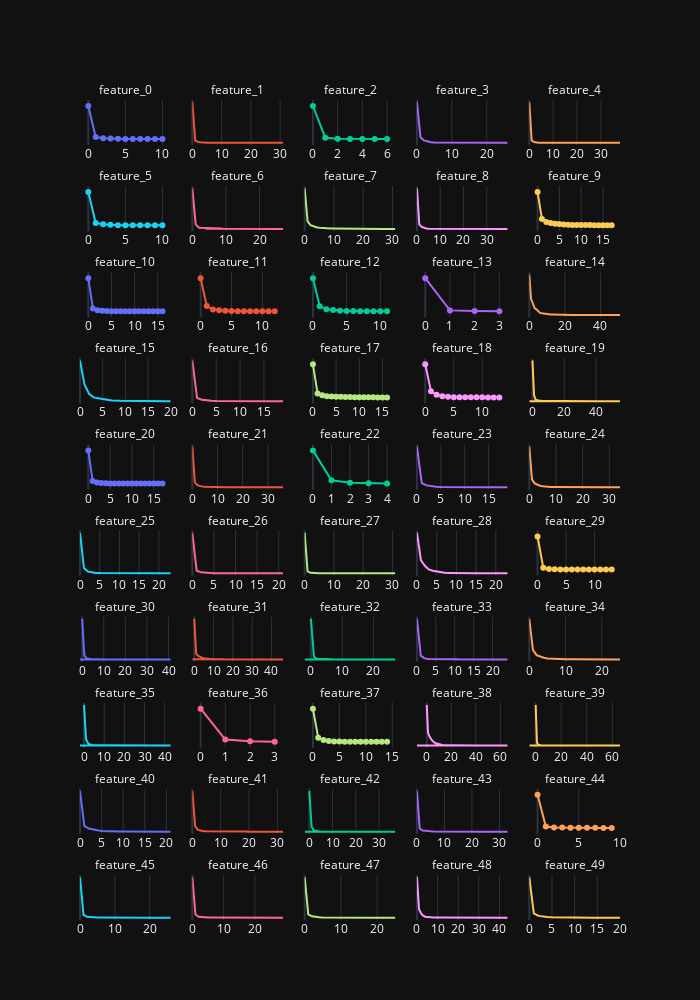

The cell this chart's notebook holds for it:
### Markdown cell above
<h3>Features Distribution</h3>

### Code cell
fig = make_subplots(
    rows=10,
    cols=5,
    subplot_titles=data_train.columns,
    # shared_xaxes=True
)

# Add traces
columns = data_train.drop('target', axis=1).columns.tolist()

for row in range(10):
    for col in range(5):
        column = columns.pop(0)
        to_plot = data_train[column].value_counts()

        fig.add_trace(go.Scatter(
            x = to_plot.index,
            y = to_plot.values,
            name = column
        ), col=col%5 + 1, row=row+1)

        fig.update_yaxes(title='y', visible=False, showticklabels=False)

        if(col%5 + 1 == 5):
            break

fig.update_layout(
    height=1000,
    width=700,
    showlegend=False,
    template='plotly_dark',
)
fig.update_annotations(font_size=12)

### Figure 1 — Plotly figure (JSON) as saved in the notebook; plotly's stock layout.template omitted (floating-point values rounded to 4 significant figures)
{"data": [{"name": "feature_0", "type": "scatter", "x": [0, 1, 2, 3, 4, 5, 6, 7, 8, 9, 10], "xaxis": "x", "y": [88473, 5632, 2536, 1292, 760, 545, 291, 199, 170, 81, 21], "yaxis": "y"}, {"name": "feature_1", "type": "scatter", "x": [0, 1, 2, 3, 4, 5, 6, 7, 8, 9, 10, 11, 13, 12, 14, 15, 16, 17, 18, 19, 21, 20, 22, 23, 25, 24, 27, 26, 28, 29, 31], "xaxis": "x2", "y": [89014, 4924, 1838, 783, 501, 369, 359, 333, 328, 261, 214, 162, 145, 122, 113, 98, 89, 70, 47, 42, 37, 32, 25, 24, 17, 16, 13, 12, 6, 5, 1], "yaxis": "y2"}, {"name": "feature_2", "type": "scatter", "x": [0, 1, 2, 3, 4, 5, 6], "xaxis": "x3", "y": [93492, 3889, 1306, 610, 442, 252, 9], "yaxis": "y3"}, {"name": "feature_3", "type": "scatter", "x": [0, 1, 2, 3, 4, 5, 6, 7, 8, 9, 10, 11, 12, 13, 14, 16, 15, 17, 18, 19, 20, 22, 21, 24, 23, 26], "xaxis": "x4", "y": [78107, 10882, 4664, 2144, 1076, 648, 557, 372, 253, 226, 207, 162, 124, 95, 87, 76, 75, 63, 44, 42, 33, 24, 17, 10, 9, 3], "yaxis": "y4"}, {"name": "feature_4", "type": "scatter", "x": [0, 1, 2, 3, 4, 13, 14, 15, 12, 16, 11, 17, 5, 10, 6, 18, 7, 9, 8, 19, 20, 21, 23, 22, 25, 24, 27, 26, 28, 30, 29, 31, 33, 32, 34, 38, 35, 37], "xaxis": "x5", "y": [88381, 5261, 1798, 781, 459, 255, 227, 224, 213, 211, 205, 192, 185, 168, 160, 159, 153, 150, 147, 123, 91, 86, 60, 58, 40, 39, 36, 31, 25, 16, 16, 15, 15, 8, 8, 2, 1, 1], "yaxis": "y5"}, {"name": "feature_5", "type": "scatter", "x": [0, 1, 2, 3, 4, 5, 6, 7, 8, 9, 10], "xaxis": "x6", "y": [90247, 5915, 2495, 877, 171, 104, 68, 64, 46, 12, 1], "yaxis": "y6"}, {"name": "feature_6", "type": "scatter", "x": [0, 1, 2, 7, 3, 6, 8, 9, 4, 5, 10, 11, 12, 13, 16, 14, 15, 17, 18, 19, 20, 21, 22, 23, 24, 25, 26, 27], "xaxis": "x7", "y": [80875, 9102, 2467, 1071, 998, 897, 823, 750, 612, 556, 449, 331, 254, 172, 93, 93, 89, 82, 71, 65, 54, 33, 29, 16, 7, 5, 3, 3], "yaxis": "y7"}, {"name": "feature_7", "type": "scatter", "x": [0, 1, 2, 3, 4, 5, 6, 7, 8, 9, 10, 11, 12, 13, 14, 15, 17, 16, 18, 19, 20, 21, 22, 23, 24, 25, 27, 26, 28, 29, 30, 31], "xaxis": "x8", "y": [65560, 12407, 6169, 4297, 2866, 2028, 1465, 1077, 969, 656, 524, 435, 337, 251, 222, 157, 128, 127, 86, 58, 52, 43, 24, 17, 16, 10, 8, 6, 2, 1, 1, 1], "yaxis": "y8"}, {"name": "feature_8", "type": "scatter", "x": [0, 1, 2, 3, 4, 5, 6, 7, 8, 18, 19, 15, 14, 20, 16, 13, 17, 12, 21, 9, 23, 22, 24, 11, 10, 25, 27, 26, 28, 29, 30, 31, 32, 33, 36, 34, 39], "xaxis": "x9", "y": [80046, 9156, 3905, 1840, 748, 332, 300, 282, 211, 206, 194, 192, 189, 189, 188, 175, 172, 171, 163, 159, 154, 147, 145, 139, 123, 116, 94, 93, 60, 38, 31, 25, 10, 3, 2, 1, 1], "yaxis": "y9"}, {"name": "feature_9", "type": "scatter", "x": [0, 1, 2, 3, 4, 5, 6, 7, 8, 9, 10, 11, 12, 13, 14, 15, 16, 17], "xaxis": "x10", "y": [66927, 12735, 6643, 4557, 3011, 2213, 1333, 769, 588, 345, 288, 235, 184, 90, 58, 20, 2, 2], "yaxis": "y10"}, {"name": "feature_10", "type": "scatter", "x": [0, 1, 2, 3, 4, 5, 6, 7, 8, 9, 10, 11, 12, 13, 14, 15, 16], "xaxis": "x11", "y": [86390, 7177, 2722, 1394, 734, 442, 264, 224, 188, 168, 147, 73, 40, 24, 10, 2, 1], "yaxis": "y11"}, {"name": "feature_11", "type": "scatter", "x": [0, 1, 2, 3, 4, 5, 6, 7, 8, 9, 10, 11, 12], "xaxis": "x12", "y": [78382, 12797, 4091, 2206, 1232, 577, 338, 201, 88, 64, 15, 8, 1], "yaxis": "y12"}, {"name": "feature_12", "type": "scatter", "x": [0, 1, 2, 3, 4, 5, 6, 7, 8, 9, 10, 11], "xaxis": "x13", "y": [77414, 12033, 4563, 2758, 1514, 723, 430, 253, 166, 103, 36, 7], "yaxis": "y13"}, {"name": "feature_13", "type": "scatter", "x": [0, 1, 2, 3], "xaxis": "x14", "y": [94912, 3082, 1535, 471], "yaxis": "y14"}, {"name": "feature_14", "type": "scatter", "x": [0, 1, 2, 3, 4, 5, 6, 7, 8, 9, 10, 11, 12, 13, 14, 15, 16, 17, 18, 21, 19, 22, 23, 20, 24, 26, 25, 27, 29, 28, 30, 31, 34, 32, 33, 37, 35, 39, 36, 38, 40, 41, 42, 45, 43, 44, 47, 46, 48, 49, 50, 51], "xaxis": "x15", "y": [41753, 16663, 11870, 7078, 5891, 3480, 2189, 1963, 1601, 1221, 921, 708, 622, 577, 465, 396, 266, 229, 218, 179, 175, 162, 161, 158, 121, 113, 92, 82, 74, 73, 59, 52, 43, 39, 38, 35, 34, 30, 29, 28, 23, 19, 18, 14, 13, 8, 5, 4, 3, 3, 1, 1], "yaxis": "y15"}, {"name": "feature_15", "type": "scatter", "x": [0, 1, 2, 3, 4, 5, 6, 7, 9, 8, 10, 11, 13, 12, 14, 15, 16, 17, 18, 19, 20], "xaxis": "x16", "y": [52996, 21370, 9654, 4913, 3783, 2559, 1322, 917, 541, 530, 432, 297, 153, 132, 122, 97, 77, 62, 28, 14, 1], "yaxis": "y16"}, {"name": "feature_16", "type": "scatter", "x": [0, 1, 2, 3, 4, 5, 6, 7, 8, 9, 10, 11, 12, 13, 14, 15, 16, 17, 18, 19], "xaxis": "x17", "y": [85681, 6703, 3126, 1595, 907, 567, 377, 243, 205, 160, 110, 100, 79, 55, 42, 27, 14, 6, 2, 1], "yaxis": "y17"}, {"name": "feature_17", "type": "scatter", "x": [0, 1, 2, 3, 4, 6, 5, 7, 8, 9, 10, 11, 12, 13, 14, 15, 16], "xaxis": "x18", "y": [75778, 9197, 4806, 2893, 1844, 1336, 1199, 1149, 709, 395, 235, 195, 137, 73, 46, 5, 3], "yaxis": "y18"}, {"name": "feature_18", "type": "scatter", "x": [0, 1, 2, 3, 4, 5, 6, 7, 8, 9, 10, 11, 12, 13], "xaxis": "x19", "y": [75009, 13971, 5991, 2364, 1293, 581, 292, 201, 83, 80, 65, 43, 17, 10], "yaxis": "y19"}, {"name": "feature_19", "type": "scatter", "x": [0, 1, 2, 3, 4, 6, 5, 7, 8, 10, 9, 11, 12, 13, 14, 15, 16, 17, 18, 19, 20, 21, 22, 23, 24, 25, 28, 26, 27, 29, 31, 30, 32, 33, 34, 35, 36, 37, 38, 40, 42, 41, 39, 46, 49, 45, 44, 43, 50, 52, 53, 51, 47, 48, 54, 55, -2, -1], "xaxis": "x20", "y": [74665, 10745, 2814, 1192, 831, 820, 797, 723, 677, 676, 614, 584, 547, 523, 430, 388, 321, 285, 265, 223, 195, 183, 175, 155, 139, 128, 118, 115, 80, 78, 70, 66, 53, 50, 37, 28, 23, 22, 22, 17, 17, 16, 15, 9, 9, 8, 7, 7, 6, 6, 6, 5, 4, 3, 3, 3, 1, 1], "yaxis": "y20"}, {"name": "feature_20", "type": "scatter", "x": [0, 1, 2, 3, 4, 5, 6, 7, 8, 9, 10, 11, 12, 13, 14, 15, 16, 17], "xaxis": "x21", "y": [88182, 6794, 2366, 1084, 526, 312, 238, 158, 103, 85, 58, 39, 27, 12, 9, 4, 2, 1], "yaxis": "y21"}, {"name": "feature_21", "type": "scatter", "x": [0, 1, 2, 3, 4, 5, 6, 7, 8, 9, 10, 11, 12, 13, 14, 15, 16, 17, 19, 18, 20, 21, 22, 23, 24, 29, 26, 25, 30, 33, 28, 27, 32, 35, 34, 36], "xaxis": "x22", "y": [79272, 9410, 4141, 2098, 1206, 750, 507, 434, 376, 352, 255, 212, 140, 118, 106, 102, 99, 73, 69, 67, 65, 35, 28, 21, 14, 12, 7, 6, 5, 5, 4, 3, 3, 3, 1, 1], "yaxis": "y22"}, {"name": "feature_22", "type": "scatter", "x": [0, 1, 2, 3, 4], "xaxis": "x23", "y": [87150, 9028, 2401, 1040, 381], "yaxis": "y23"}, {"name": "feature_23", "type": "scatter", "x": [0, 1, 2, 3, 4, 5, 6, 7, 8, 9, 10, 12, 11, 13, 14, 15, 16, 17, 19, 18], "xaxis": "x24", "y": [83021, 8480, 3767, 1959, 957, 593, 374, 252, 166, 127, 101, 49, 48, 40, 30, 16, 10, 7, 2, 1], "yaxis": "y24"}, {"name": "feature_24", "type": "scatter", "x": [0, 1, 2, 3, 4, 5, 6, 7, 8, 9, 10, 11, 12, 13, 14, 15, 16, 17, 18, 20, 19, 21, 22, 23, 25, 24, 27, 26, 28, 29, 30, 31, 33, 32, 34], "xaxis": "x25", "y": [67716, 13037, 6538, 3983, 2578, 1594, 949, 648, 506, 391, 316, 267, 227, 208, 187, 168, 138, 118, 105, 72, 69, 47, 40, 29, 17, 15, 12, 11, 3, 3, 2, 2, 2, 1, 1], "yaxis": "y25"}, {"name": "feature_25", "type": "scatter", "x": [0, 1, 2, 3, 4, 5, 6, 7, 8, 9, 10, 11, 12, 13, 14, 15, 16, 17, 18, 19, 20, 21, 23], "xaxis": "x26", "y": [81226, 10893, 3669, 1572, 846, 456, 338, 192, 173, 149, 134, 98, 70, 37, 34, 30, 21, 18, 15, 14, 9, 3, 3], "yaxis": "y26"}, {"name": "feature_26", "type": "scatter", "x": [0, 1, 2, 3, 4, 5, 6, 7, 8, 9, 11, 10, 12, 13, 14, 15, 16, 18, 17, 19, 20, 21], "xaxis": "x27", "y": [88161, 5792, 2164, 1044, 667, 381, 318, 265, 228, 161, 156, 138, 138, 118, 80, 69, 50, 29, 26, 12, 2, 1], "yaxis": "y27"}, {"name": "feature_27", "type": "scatter", "x": [0, 1, 2, 3, 4, 5, 7, 6, 8, 10, 11, 9, 13, 12, 14, 15, 16, 17, 19, 20, 18, 25, 21, 24, 22, 23, 27, 26, 29, 30, 31, 28], "xaxis": "x28", "y": [91241, 4509, 1230, 605, 447, 309, 261, 256, 193, 133, 132, 120, 97, 90, 64, 54, 47, 46, 30, 30, 26, 15, 14, 10, 9, 8, 7, 6, 4, 3, 3, 1], "yaxis": "y28"}, {"name": "feature_28", "type": "scatter", "x": [0, 1, 2, 3, 4, 5, 6, 7, 8, 9, 10, 11, 12, 13, 14, 15, 16, 17, 18, 19, 20, 21, 22, 23], "xaxis": "x29", "y": [56269, 18193, 10418, 5354, 3630, 2619, 1312, 704, 540, 320, 200, 128, 88, 66, 43, 31, 25, 18, 17, 12, 6, 4, 2, 1], "yaxis": "y29"}, {"name": "feature_29", "type": "scatter", "x": [0, 1, 2, 3, 4, 5, 6, 7, 8, 9, 10, 11, 12, 13], "xaxis": "x30", "y": [91351, 5090, 1776, 706, 342, 240, 168, 136, 100, 58, 22, 5, 3, 3], "yaxis": "y30"}, {"name": "feature_30", "type": "scatter", "x": [0, 1, 2, 3, 4, 5, 6, 7, 8, 9, 10, 11, 21, 18, 17, 12, 22, 30, 28, 20, 15, 19, 27, 29, 31, 25, 26, 14, 32, 13, 24, 16, 23, 35, 33, 39, 40, 34, 36, 37, 38, 41, -1], "xaxis": "x31", "y": [86421, 8519, 2409, 901, 462, 380, 242, 180, 126, 84, 55, 32, 14, 13, 11, 11, 11, 10, 9, 9, 8, 8, 8, 7, 7, 7, 7, 7, 6, 6, 6, 5, 4, 3, 2, 2, 2, 1, 1, 1, 1, 1, 1], "yaxis": "y31"}, {"name": "feature_31", "type": "scatter", "x": [0, 1, 2, 3, 4, 5, 6, 7, 8, 9, 10, 11, 12, 14, 13, 15, -1, 16, 17, 18, 20, 19, 21, 22, 24, 23, 26, 27, 25, 31, 28, 29, 30, 33, 35, 32, 36, 34, 39, 37, 38, 41, 40, 46, 42, 43], "xaxis": "x32", "y": [67896, 9348, 5911, 3856, 3020, 2192, 1437, 1210, 945, 708, 537, 403, 336, 289, 279, 240, 199, 190, 168, 127, 109, 95, 77, 70, 50, 47, 35, 32, 30, 24, 22, 19, 16, 13, 13, 12, 11, 7, 6, 5, 5, 5, 2, 2, 1, 1], "yaxis": "y32"}, {"name": "feature_32", "type": "scatter", "x": [0, 1, 2, 3, 4, 5, 6, 7, 8, 15, 13, 9, 14, 17, 12, 10, 16, 11, 19, 18, 21, 20, 23, 24, 22, 25, 26, -1, 27, -2], "xaxis": "x33", "y": [90417, 5402, 1344, 839, 472, 314, 264, 159, 110, 68, 62, 62, 59, 57, 55, 50, 45, 42, 41, 35, 25, 23, 16, 13, 12, 6, 3, 3, 1, 1], "yaxis": "y33"}, {"name": "feature_33", "type": "scatter", "x": [0, 1, 2, 3, 11, 12, 4, 10, 7, 6, 8, 9, 13, 5, 14, 16, 15, 17, 19, 18, 20, 21, 22, 23, 24], "xaxis": "x34", "y": [84413, 7875, 2155, 821, 622, 599, 548, 375, 359, 335, 325, 310, 308, 277, 152, 113, 97, 88, 78, 64, 39, 24, 13, 7, 3], "yaxis": "y34"}, {"name": "feature_34", "type": "scatter", "x": [0, 1, 2, 3, 4, 5, 6, 7, 8, 9, 10, 11, 12, 13, 14, 15, 16, 17, 18, 19, 20, 21, 22, 23, 24, 25], "xaxis": "x35", "y": [63959, 15112, 6845, 4562, 2749, 1632, 1142, 803, 637, 494, 372, 283, 243, 207, 196, 169, 151, 125, 101, 69, 61, 34, 26, 14, 11, 3], "yaxis": "y35"}, {"name": "feature_35", "type": "scatter", "x": [0, 1, 2, 3, 4, 5, 7, 8, 9, 6, 10, 11, 12, 13, 14, 15, 16, 19, 18, 17, 20, 21, 22, 23, 24, 25, 27, 26, 28, 29, 30, 33, 31, 32, 38, 37, 34, 35, 36, 39, 40, 41, 43, -2], "xaxis": "x36", "y": [75885, 11623, 4290, 1832, 1067, 729, 467, 449, 433, 418, 360, 356, 273, 250, 234, 194, 170, 134, 131, 127, 96, 84, 68, 67, 53, 43, 32, 26, 21, 21, 16, 10, 10, 7, 6, 4, 3, 2, 2, 2, 2, 1, 1, 1], "yaxis": "y36"}, {"name": "feature_36", "type": "scatter", "x": [0, 1, 2, 3], "xaxis": "x37", "y": [91136, 6585, 1769, 510], "yaxis": "y37"}, {"name": "feature_37", "type": "scatter", "x": [0, 1, 2, 3, 4, 5, 6, 7, 8, 9, 10, 11, 12, 13, 14], "xaxis": "x38", "y": [80825, 9850, 4627, 2047, 1021, 633, 423, 223, 160, 83, 45, 25, 17, 12, 9], "yaxis": "y38"}, {"name": "feature_38", "type": "scatter", "x": [0, 1, 2, 3, 4, 5, 6, 7, 8, 9, 10, 11, 12, 13, 14, 15, 16, 17, 18, 19, 20, 21, 22, 23, 26, 25, 29, 24, 27, 28, 30, 31, 32, 33, 35, 34, 36, 37, 38, 41, 45, 39, 47, 40, 43, 48, 42, 50, 49, 51, 53, 55, 56, 46, 44, 54, 60, 59, 57, 61, 52, 58, -2, -1, 63, 62, -3, -5, -8, 65, 66], "xaxis": "x39", "y": [42216, 13688, 9798, 7143, 5807, 4373, 3226, 2636, 2161, 1606, 1146, 969, 742, 579, 389, 375, 316, 283, 257, 201, 182, 140, 127, 126, 123, 118, 109, 101, 95, 91, 90, 87, 77, 68, 55, 52, 50, 45, 30, 26, 24, 24, 22, 22, 18, 18, 16, 15, 13, 13, 12, 11, 10, 9, 9, 8, 7, 7, 6, 6, 5, 5, 4, 3, 3, 2, 1, 1, 1, 1, 1], "yaxis": "y39"}, {"name": "feature_39", "type": "scatter", "x": [0, 1, 2, 3, 4, 6, 5, 7, 8, 9, 12, 10, 13, 11, 14, 15, 16, 17, 18, 20, 21, 19, 22, 23, 26, 28, 27, 24, 37, 25, 39, 29, 35, 30, 32, 38, 34, 45, 42, 33, 40, 31, 36, 41, 44, 47, 53, 43, 46, 51, 52, 56, 49, 48, 55, 50, 60, 54, 57, 61, -2, -1, 64, 65, 59, 58, 66, -5, -3, 63], "xaxis": "x40", "y": [87238, 6299, 2001, 984, 631, 207, 206, 185, 181, 165, 120, 118, 96, 91, 89, 86, 85, 84, 69, 69, 57, 57, 56, 56, 49, 45, 41, 38, 35, 35, 35, 33, 32, 31, 28, 27, 26, 25, 24, 23, 23, 22, 21, 17, 15, 15, 14, 13, 13, 13, 9, 8, 7, 7, 5, 4, 4, 4, 4, 4, 3, 3, 3, 3, 2, 2, 2, 1, 1, 1], "yaxis": "y40"}, {"name": "feature_40", "type": "scatter", "x": [0, 1, 2, 3, 4, 5, 6, 7, 8, 9, 10, 11, 12, 13, 14, 15, 16, 17, 18, 19, 20, 21], "xaxis": "x41", "y": [73953, 10444, 5589, 3604, 2395, 1380, 833, 433, 358, 294, 195, 153, 112, 84, 70, 33, 20, 16, 16, 12, 4, 2], "yaxis": "y41"}, {"name": "feature_41", "type": "scatter", "x": [0, 1, 2, 3, 4, 5, 6, 7, 8, 9, 10, 11, 12, 13, 14, 15, 16, 17, 18, 19, 20, 23, 22, 21, 24, 25, 26, 27, 28, 30, 32], "xaxis": "x42", "y": [80259, 10340, 3361, 1637, 985, 622, 478, 431, 350, 308, 225, 195, 135, 124, 86, 70, 56, 56, 55, 46, 36, 31, 29, 28, 18, 11, 11, 8, 4, 3, 2], "yaxis": "y42"}, {"name": "feature_42", "type": "scatter", "x": [0, 1, 2, 3, 4, 5, 6, 7, 8, 9, 10, 12, 11, 14, 13, 15, 16, 18, 17, 19, 20, 21, 23, 24, 25, 22, 26, 27, 28, 32, 29, 31, 30, 33, 34, 35, 36, 37, -2, -1], "xaxis": "x43", "y": [83466, 9664, 2425, 1023, 618, 354, 344, 327, 290, 199, 165, 103, 94, 80, 72, 68, 68, 64, 56, 55, 54, 53, 52, 48, 47, 46, 41, 27, 26, 16, 15, 13, 11, 9, 2, 1, 1, 1, 1, 1], "yaxis": "y43"}, {"name": "feature_43", "type": "scatter", "x": [0, 1, 2, 3, 4, 5, 6, 7, 8, 9, 10, 12, 11, 13, 14, 15, 16, 17, 18, 21, 19, 20, 23, 22, 24, 25, 26, 27, 28, 30, 29, 31, 33], "xaxis": "x44", "y": [84299, 6734, 2527, 1468, 947, 702, 508, 411, 359, 295, 253, 203, 202, 162, 143, 133, 104, 70, 68, 66, 58, 53, 46, 44, 39, 38, 28, 18, 8, 8, 3, 2, 1], "yaxis": "y44"}, {"name": "feature_44", "type": "scatter", "x": [0, 1, 2, 3, 4, 5, 6, 7, 8, 9], "xaxis": "x45", "y": [93251, 3642, 1349, 791, 460, 236, 155, 84, 29, 3], "yaxis": "y45"}, {"name": "feature_45", "type": "scatter", "x": [0, 1, 2, 3, 4, 5, 6, 7, 8, 9, 10, 11, 12, 13, 14, 15, 16, 19, 17, 20, 18, 22, 24, 21, 23, 26, 25], "xaxis": "x46", "y": [87289, 6158, 2342, 1339, 790, 512, 378, 242, 182, 144, 108, 105, 83, 67, 54, 43, 36, 27, 25, 24, 23, 8, 7, 6, 5, 2, 1], "yaxis": "y46"}, {"name": "feature_46", "type": "scatter", "x": [0, 1, 2, 3, 4, 5, 6, 7, 8, 9, 14, 10, 11, 13, 12, 15, 16, 17, 18, 19, 20, 22, 21, 23, 24, 26, 27, 28, 25, 29], "xaxis": "x47", "y": [86108, 6818, 2027, 1127, 752, 448, 381, 319, 240, 184, 178, 173, 172, 169, 167, 119, 108, 102, 88, 66, 61, 50, 42, 35, 29, 13, 8, 8, 7, 1], "yaxis": "y47"}, {"name": "feature_47", "type": "scatter", "x": [0, 1, 2, 3, 4, 5, 7, 6, 8, 9, 10, 11, 12, 14, 13, 18, 15, 19, 17, 16, 20, 21, 22, 23, 24, 25], "xaxis": "x48", "y": [85268, 7283, 3122, 1359, 909, 539, 276, 262, 232, 190, 121, 83, 44, 42, 42, 39, 32, 32, 30, 26, 19, 18, 14, 6, 6, 6], "yaxis": "y48"}, {"name": "feature_48", "type": "scatter", "x": [0, 1, 2, 3, 4, 5, 6, 7, 8, 9, 10, 11, 12, 13, 14, 15, 16, 18, 17, 19, 20, 21, 22, 26, 33, 32, 29, 25, 27, 24, 28, 31, 35, 23, 39, 34, 38, 30, 40, 37, 36, 41, 42, 43, 44], "xaxis": "x49", "y": [67780, 14216, 7399, 3525, 1775, 1167, 914, 485, 469, 391, 385, 293, 215, 142, 127, 127, 96, 81, 74, 57, 27, 25, 24, 18, 17, 16, 15, 14, 14, 14, 13, 12, 11, 10, 9, 9, 8, 8, 5, 4, 3, 2, 2, 1, 1], "yaxis": "y49"}, {"name": "feature_49", "type": "scatter", "x": [0, 1, 2, 3, 4, 5, 6, 7, 8, 9, 10, 11, 12, 13, 14, 15, 16, 17, 18, 19, 20], "xaxis": "x50", "y": [80514, 8779, 3694, 2037, 1367, 1004, 743, 409, 319, 297, 218, 156, 108, 105, 80, 70, 49, 33, 15, 2, 1], "yaxis": "y50"}], "layout": {"annotations": [{"font": {"size": 12}, "showarrow": false, "text": "feature_0", "x": 0.084, "xanchor": "center", "xref": "paper", "y": 1, "yanchor": "bottom", "yref": "paper"}, {"font": {"size": 12}, "showarrow": false, "text": "feature_1", "x": 0.292, "xanchor": "center", "xref": "paper", "y": 1, "yanchor": "bottom", "yref": "paper"}, {"font": {"size": 12}, "showarrow": false, "text": "feature_2", "x": 0.5, "xanchor": "center", "xref": "paper", "y": 1, "yanchor": "bottom", "yref": "paper"}, {"font": {"size": 12}, "showarrow": false, "text": "feature_3", "x": 0.708, "xanchor": "center", "xref": "paper", "y": 1, "yanchor": "bottom", "yref": "paper"}, {"font": {"size": 12}, "showarrow": false, "text": "feature_4", "x": 0.916, "xanchor": "center", "xref": "paper", "y": 1, "yanchor": "bottom", "yref": "paper"}, {"font": {"size": 12}, "showarrow": false, "text": "feature_5", "x": 0.084, "xanchor": "center", "xref": "paper", "y": 0.895, "yanchor": "bottom", "yref": "paper"}, {"font": {"size": 12}, "showarrow": false, "text": "feature_6", "x": 0.292, "xanchor": "center", "xref": "paper", "y": 0.895, "yanchor": "bottom", "yref": "paper"}, {"font": {"size": 12}, "showarrow": false, "text": "feature_7", "x": 0.5, "xanchor": "center", "xref": "paper", "y": 0.895, "yanchor": "bottom", "yref": "paper"}, {"font": {"size": 12}, "showarrow": false, "text": "feature_8", "x": 0.708, "xanchor": "center", "xref": "paper", "y": 0.895, "yanchor": "bottom", "yref": "paper"}, {"font": {"size": 12}, "showarrow": false, "text": "feature_9", "x": 0.916, "xanchor": "center", "xref": "paper", "y": 0.895, "yanchor": "bottom", "yref": "paper"}, {"font": {"size": 12}, "showarrow": false, "text": "feature_10", "x": 0.084, "xanchor": "center", "xref": "paper", "y": 0.79, "yanchor": "bottom", "yref": "paper"}, {"font": {"size": 12}, "showarrow": false, "text": "feature_11", "x": 0.292, "xanchor": "center", "xref": "paper", "y": 0.79, "yanchor": "bottom", "yref": "paper"}, {"font": {"size": 12}, "showarrow": false, "text": "feature_12", "x": 0.5, "xanchor": "center", "xref": "paper", "y": 0.79, "yanchor": "bottom", "yref": "paper"}, {"font": {"size": 12}, "showarrow": false, "text": "feature_13", "x": 0.708, "xanchor": "center", "xref": "paper", "y": 0.79, "yanchor": "bottom", "yref": "paper"}, {"font": {"size": 12}, "showarrow": false, "text": "feature_14", "x": 0.916, "xanchor": "center", "xref": "paper", "y": 0.79, "yanchor": "bottom", "yref": "paper"}, {"font": {"size": 12}, "showarrow": false, "text": "feature_15", "x": 0.084, "xanchor": "center", "xref": "paper", "y": 0.685, "yanchor": "bottom", "yref": "paper"}, {"font": {"size": 12}, "showarrow": false, "text": "feature_16", "x": 0.292, "xanchor": "center", "xref": "paper", "y": 0.685, "yanchor": "bottom", "yref": "paper"}, {"font": {"size": 12}, "showarrow": false, "text": "feature_17", "x": 0.5, "xanchor": "center", "xref": "paper", "y": 0.685, "yanchor": "bottom", "yref": "paper"}, {"font": {"size": 12}, "showarrow": false, "text": "feature_18", "x": 0.708, "xanchor": "center", "xref": "paper", "y": 0.685, "yanchor": "bottom", "yref": "paper"}, {"font": {"size": 12}, "showarrow": false, "text": "feature_19", "x": 0.916, "xanchor": "center", "xref": "paper", "y": 0.685, "yanchor": "bottom", "yref": "paper"}, {"font": {"size": 12}, "showarrow": false, "text": "feature_20", "x": 0.084, "xanchor": "center", "xref": "paper", "y": 0.58, "yanchor": "bottom", "yref": "paper"}, {"font": {"size": 12}, "showarrow": false, "text": "feature_21", "x": 0.292, "xanchor": "center", "xref": "paper", "y": 0.58, "yanchor": "bottom", "yref": "paper"}, {"font": {"size": 12}, "showarrow": false, "text": "feature_22", "x": 0.5, "xanchor": "center", "xref": "paper", "y": 0.58, "yanchor": "bottom", "yref": "paper"}, {"font": {"size": 12}, "showarrow": false, "text": "feature_23", "x": 0.708, "xanchor": "center", "xref": "paper", "y": 0.58, "yanchor": "bottom", "yref": "paper"}, {"font": {"size": 12}, "showarrow": false, "text": "feature_24", "x": 0.916, "xanchor": "center", "xref": "paper", "y": 0.58, "yanchor": "bottom", "yref": "paper"}, {"font": {"size": 12}, "showarrow": false, "text": "feature_25", "x": 0.084, "xanchor": "center", "xref": "paper", "y": 0.475, "yanchor": "bottom", "yref": "paper"}, {"font": {"size": 12}, "showarrow": false, "text": "feature_26", "x": 0.292, "xanchor": "center", "xref": "paper", "y": 0.475, "yanchor": "bottom", "yref": "paper"}, {"font": {"size": 12}, "showarrow": false, "text": "feature_27", "x": 0.5, "xanchor": "center", "xref": "paper", "y": 0.475, "yanchor": "bottom", "yref": "paper"}, {"font": {"size": 12}, "showarrow": false, "text": "feature_28", "x": 0.708, "xanchor": "center", "xref": "paper", "y": 0.475, "yanchor": "bottom", "yref": "paper"}, {"font": {"size": 12}, "showarrow": false, "text": "feature_29", "x": 0.916, "xanchor": "center", "xref": "paper", "y": 0.475, "yanchor": "bottom", "yref": "paper"}, {"font": {"size": 12}, "showarrow": false, "text": "feature_30", "x": 0.084, "xanchor": "center", "xref": "paper", "y": 0.37, "yanchor": "bottom", "yref": "paper"}, {"font": {"size": 12}, "showarrow": false, "text": "feature_31", "x": 0.292, "xanchor": "center", "xref": "paper", "y": 0.37, "yanchor": "bottom", "yref": "paper"}, {"font": {"size": 12}, "showarrow": false, "text": "feature_32", "x": 0.5, "xanchor": "center", "xref": "paper", "y": 0.37, "yanchor": "bottom", "yref": "paper"}, {"font": {"size": 12}, "showarrow": false, "text": "feature_33", "x": 0.708, "xanchor": "center", "xref": "paper", "y": 0.37, "yanchor": "bottom", "yref": "paper"}, {"font": {"size": 12}, "showarrow": false, "text": "feature_34", "x": 0.916, "xanchor": "center", "xref": "paper", "y": 0.37, "yanchor": "bottom", "yref": "paper"}, {"font": {"size": 12}, "showarrow": false, "text": "feature_35", "x": 0.084, "xanchor": "center", "xref": "paper", "y": 0.265, "yanchor": "bottom", "yref": "paper"}, {"font": {"size": 12}, "showarrow": false, "text": "feature_36", "x": 0.292, "xanchor": "center", "xref": "paper", "y": 0.265, "yanchor": "bottom", "yref": "paper"}, {"font": {"size": 12}, "showarrow": false, "text": "feature_37", "x": 0.5, "xanchor": "center", "xref": "paper", "y": 0.265, "yanchor": "bottom", "yref": "paper"}, {"font": {"size": 12}, "showarrow": false, "text": "feature_38", "x": 0.708, "xanchor": "center", "xref": "paper", "y": 0.265, "yanchor": "bottom", "yref": "paper"}, {"font": {"size": 12}, "showarrow": false, "text": "feature_39", "x": 0.916, "xanchor": "center", "xref": "paper", "y": 0.265, "yanchor": "bottom", "yref": "paper"}, {"font": {"size": 12}, "showarrow": false, "text": "feature_40", "x": 0.084, "xanchor": "center", "xref": "paper", "y": 0.16, "yanchor": "bottom", "yref": "paper"}, {"font": {"size": 12}, "showarrow": false, "text": "feature_41", "x": 0.292, "xanchor": "center", "xref": "paper", "y": 0.16, "yanchor": "bottom", "yref": "paper"}, {"font": {"size": 12}, "showarrow": false, "text": "feature_42", "x": 0.5, "xanchor": "center", "xref": "paper", "y": 0.16, "yanchor": "bottom", "yref": "paper"}, {"font": {"size": 12}, "showarrow": false, "text": "feature_43", "x": 0.708, "xanchor": "center", "xref": "paper", "y": 0.16, "yanchor": "bottom", "yref": "paper"}, {"font": {"size": 12}, "showarrow": false, "text": "feature_44", "x": 0.916, "xanchor": "center", "xref": "paper", "y": 0.16, "yanchor": "bottom", "yref": "paper"}, {"font": {"size": 12}, "showarrow": false, "text": "feature_45", "x": 0.084, "xanchor": "center", "xref": "paper", "y": 0.055, "yanchor": "bottom", "yref": "paper"}, {"font": {"size": 12}, "showarrow": false, "text": "feature_46", "x": 0.292, "xanchor": "center", "xref": "paper", "y": 0.055, "yanchor": "bottom", "yref": "paper"}, {"font": {"size": 12}, "showarrow": false, "text": "feature_47", "x": 0.5, "xanchor": "center", "xref": "paper", "y": 0.055, "yanchor": "bottom", "yref": "paper"}, {"font": {"size": 12}, "showarrow": false, "text": "feature_48", "x": 0.708, "xanchor": "center", "xref": "paper", "y": 0.055, "yanchor": "bottom", "yref": "paper"}, {"font": {"size": 12}, "showarrow": false, "text": "feature_49", "x": 0.916, "xanchor": "center", "xref": "paper", "y": 0.055, "yanchor": "bottom", "yref": "paper"}], "height": 1000, "showlegend": false, "width": 700, "xaxis": {"anchor": "y", "domain": [0, 0.168]}, "xaxis10": {"anchor": "y10", "domain": [0.832, 1]}, "xaxis11": {"anchor": "y11", "domain": [0, 0.168]}, "xaxis12": {"anchor": "y12", "domain": [0.208, 0.376]}, "xaxis13": {"anchor": "y13", "domain": [0.416, 0.584]}, "xaxis14": {"anchor": "y14", "domain": [0.624, 0.792]}, "xaxis15": {"anchor": "y15", "domain": [0.832, 1]}, "xaxis16": {"anchor": "y16", "domain": [0, 0.168]}, "xaxis17": {"anchor": "y17", "domain": [0.208, 0.376]}, "xaxis18": {"anchor": "y18", "domain": [0.416, 0.584]}, "xaxis19": {"anchor": "y19", "domain": [0.624, 0.792]}, "xaxis2": {"anchor": "y2", "domain": [0.208, 0.376]}, "xaxis20": {"anchor": "y20", "domain": [0.832, 1]}, "xaxis21": {"anchor": "y21", "domain": [0, 0.168]}, "xaxis22": {"anchor": "y22", "domain": [0.208, 0.376]}, "xaxis23": {"anchor": "y23", "domain": [0.416, 0.584]}, "xaxis24": {"anchor": "y24", "domain": [0.624, 0.792]}, "xaxis25": {"anchor": "y25", "domain": [0.832, 1]}, "xaxis26": {"anchor": "y26", "domain": [0, 0.168]}, "xaxis27": {"anchor": "y27", "domain": [0.208, 0.376]}, "xaxis28": {"anchor": "y28", "domain": [0.416, 0.584]}, "xaxis29": {"anchor": "y29", "domain": [0.624, 0.792]}, "xaxis3": {"anchor": "y3", "domain": [0.416, 0.584]}, "xaxis30": {"anchor": "y30", "domain": [0.832, 1]}, "xaxis31": {"anchor": "y31", "domain": [0, 0.168]}, "xaxis32": {"anchor": "y32", "domain": [0.208, 0.376]}, "xaxis33": {"anchor": "y33", "domain": [0.416, 0.584]}, "xaxis34": {"anchor": "y34", "domain": [0.624, 0.792]}, "xaxis35": {"anchor": "y35", "domain": [0.832, 1]}, "xaxis36": {"anchor": "y36", "domain": [0, 0.168]}, "xaxis37": {"anchor": "y37", "domain": [0.208, 0.376]}, "xaxis38": {"anchor": "y38", "domain": [0.416, 0.584]}, "xaxis39": {"anchor": "y39", "domain": [0.624, 0.792]}, "xaxis4": {"anchor": "y4", "domain": [0.624, 0.792]}, "xaxis40": {"anchor": "y40", "domain": [0.832, 1]}, "xaxis41": {"anchor": "y41", "domain": [0, 0.168]}, "xaxis42": {"anchor": "y42", "domain": [0.208, 0.376]}, "xaxis43": {"anchor": "y43", "domain": [0.416, 0.584]}, "xaxis44": {"anchor": "y44", "domain": [0.624, 0.792]}, "xaxis45": {"anchor": "y45", "domain": [0.832, 1]}, "xaxis46": {"anchor": "y46", "domain": [0, 0.168]}, "xaxis47": {"anchor": "y47", "domain": [0.208, 0.376]}, "xaxis48": {"anchor": "y48", "domain": [0.416, 0.584]}, "xaxis49": {"anchor": "y49", "domain": [0.624, 0.792]}, "xaxis5": {"anchor": "y5", "domain": [0.832, 1]}, "xaxis50": {"anchor": "y50", "domain": [0.832, 1]}, "xaxis6": {"anchor": "y6", "domain": [0, 0.168]}, "xaxis7": {"anchor": "y7", "domain": [0.208, 0.376]}, "xaxis8": {"anchor": "y8", "domain": [0.416, 0.584]}, "xaxis9": {"anchor": "y9", "domain": [0.624, 0.792]}, "yaxis": {"anchor": "x", "domain": [0.945, 1], "showticklabels": false, "title": {"text": "y"}, "visible": false}, "yaxis10": {"anchor": "x10", "domain": [0.84, 0.895], "showticklabels": false, "title": {"text": "y"}, "visible": false}, "yaxis11": {"anchor": "x11", "domain": [0.735, 0.79], "showticklabels": false, "title": {"text": "y"}, "visible": false}, "yaxis12": {"anchor": "x12", "domain": [0.735, 0.79], "showticklabels": false, "title": {"text": "y"}, "visible": false}, "yaxis13": {"anchor": "x13", "domain": [0.735, 0.79], "showticklabels": false, "title": {"text": "y"}, "visible": false}, "yaxis14": {"anchor": "x14", "domain": [0.735, 0.79], "showticklabels": false, "title": {"text": "y"}, "visible": false}, "yaxis15": {"anchor": "x15", "domain": [0.735, 0.79], "showticklabels": false, "title": {"text": "y"}, "visible": false}, "yaxis16": {"anchor": "x16", "domain": [0.63, 0.685], "showticklabels": false, "title": {"text": "y"}, "visible": false}, "yaxis17": {"anchor": "x17", "domain": [0.63, 0.685], "showticklabels": false, "title": {"text": "y"}, "visible": false}, "yaxis18": {"anchor": "x18", "domain": [0.63, 0.685], "showticklabels": false, "title": {"text": "y"}, "visible": false}, "yaxis19": {"anchor": "x19", "domain": [0.63, 0.685], "showticklabels": false, "title": {"text": "y"}, "visible": false}, "yaxis2": {"anchor": "x2", "domain": [0.945, 1], "showticklabels": false, "title": {"text": "y"}, "visible": false}, "yaxis20": {"anchor": "x20", "domain": [0.63, 0.685], "showticklabels": false, "title": {"text": "y"}, "visible": false}, "yaxis21": {"anchor": "x21", "domain": [0.525, 0.58], "showticklabels": false, "title": {"text": "y"}, "visible": false}, "yaxis22": {"anchor": "x22", "domain": [0.525, 0.58], "showticklabels": false, "title": {"text": "y"}, "visible": false}, "yaxis23": {"anchor": "x23", "domain": [0.525, 0.58], "showticklabels": false, "title": {"text": "y"}, "visible": false}, "yaxis24": {"anchor": "x24", "domain": [0.525, 0.58], "showticklabels": false, "title": {"text": "y"}, "visible": false}, "yaxis25": {"anchor": "x25", "domain": [0.525, 0.58], "showticklabels": false, "title": {"text": "y"}, "visible": false}, "yaxis26": {"anchor": "x26", "domain": [0.42, 0.475], "showticklabels": false, "title": {"text": "y"}, "visible": false}, "yaxis27": {"anchor": "x27", "domain": [0.42, 0.475], "showticklabels": false, "title": {"text": "y"}, "visible": false}, "yaxis28": {"anchor": "x28", "domain": [0.42, 0.475], "showticklabels": false, "title": {"text": "y"}, "visible": false}, "yaxis29": {"anchor": "x29", "domain": [0.42, 0.475], "showticklabels": false, "title": {"text": "y"}, "visible": false}, "yaxis3": {"anchor": "x3", "domain": [0.945, 1], "showticklabels": false, "title": {"text": "y"}, "visible": false}, "yaxis30": {"anchor": "x30", "domain": [0.42, 0.475], "showticklabels": false, "title": {"text": "y"}, "visible": false}, "yaxis31": {"anchor": "x31", "domain": [0.315, 0.37], "showticklabels": false, "title": {"text": "y"}, "visible": false}, "yaxis32": {"anchor": "x32", "domain": [0.315, 0.37], "showticklabels": false, "title": {"text": "y"}, "visible": false}, "yaxis33": {"anchor": "x33", "domain": [0.315, 0.37], "showticklabels": false, "title": {"text": "y"}, "visible": false}, "yaxis34": {"anchor": "x34", "domain": [0.315, 0.37], "showticklabels": false, "title": {"text": "y"}, "visible": false}, "yaxis35": {"anchor": "x35", "domain": [0.315, 0.37], "showticklabels": false, "title": {"text": "y"}, "visible": false}, "yaxis36": {"anchor": "x36", "domain": [0.21, 0.265], "showticklabels": false, "title": {"text": "y"}, "visible": false}, "yaxis37": {"anchor": "x37", "domain": [0.21, 0.265], "showticklabels": false, "title": {"text": "y"}, "visible": false}, "yaxis38": {"anchor": "x38", "domain": [0.21, 0.265], "showticklabels": false, "title": {"text": "y"}, "visible": false}, "yaxis39": {"anchor": "x39", "domain": [0.21, 0.265], "showticklabels": false, "title": {"text": "y"}, "visible": false}, "yaxis4": {"anchor": "x4", "domain": [0.945, 1], "showticklabels": false, "title": {"text": "y"}, "visible": false}, "yaxis40": {"anchor": "x40", "domain": [0.21, 0.265], "showticklabels": false, "title": {"text": "y"}, "visible": false}, "yaxis41": {"anchor": "x41", "domain": [0.105, 0.16], "showticklabels": false, "title": {"text": "y"}, "visible": false}, "yaxis42": {"anchor": "x42", "domain": [0.105, 0.16], "showticklabels": false, "title": {"text": "y"}, "visible": false}, "yaxis43": {"anchor": "x43", "domain": [0.105, 0.16], "showticklabels": false, "title": {"text": "y"}, "visible": false}, "yaxis44": {"anchor": "x44", "domain": [0.105, 0.16], "showticklabels": false, "title": {"text": "y"}, "visible": false}, "yaxis45": {"anchor": "x45", "domain": [0.105, 0.16], "showticklabels": false, "title": {"text": "y"}, "visible": false}, "yaxis46": {"anchor": "x46", "domain": [0, 0.055], "showticklabels": false, "title": {"text": "y"}, "visible": false}, "yaxis47": {"anchor": "x47", "domain": [0, 0.055], "showticklabels": false, "title": {"text": "y"}, "visible": false}, "yaxis48": {"anchor": "x48", "domain": [0, 0.055], "showticklabels": false, "title": {"text": "y"}, "visible": false}, "yaxis49": {"anchor": "x49", "domain": [0, 0.055], "showticklabels": false, "title": {"text": "y"}, "visible": false}, "yaxis5": {"anchor": "x5", "domain": [0.945, 1], "showticklabels": false, "title": {"text": "y"}, "visible": false}, "yaxis50": {"anchor": "x50", "domain": [0, 0.055], "showticklabels": false, "title": {"text": "y"}, "visible": false}, "yaxis6": {"anchor": "x6", "domain": [0.84, 0.895], "showticklabels": false, "title": {"text": "y"}, "visible": false}, "yaxis7": {"anchor": "x7", "domain": [0.84, 0.895], "showticklabels": false, "title": {"text": "y"}, "visible": false}, "yaxis8": {"anchor": "x8", "domain": [0.84, 0.895], "showticklabels": false, "title": {"text": "y"}, "visible": false}, "yaxis9": {"anchor": "x9", "domain": [0.84, 0.895], "showticklabels": false, "title": {"text": "y"}, "visible": false}}}
